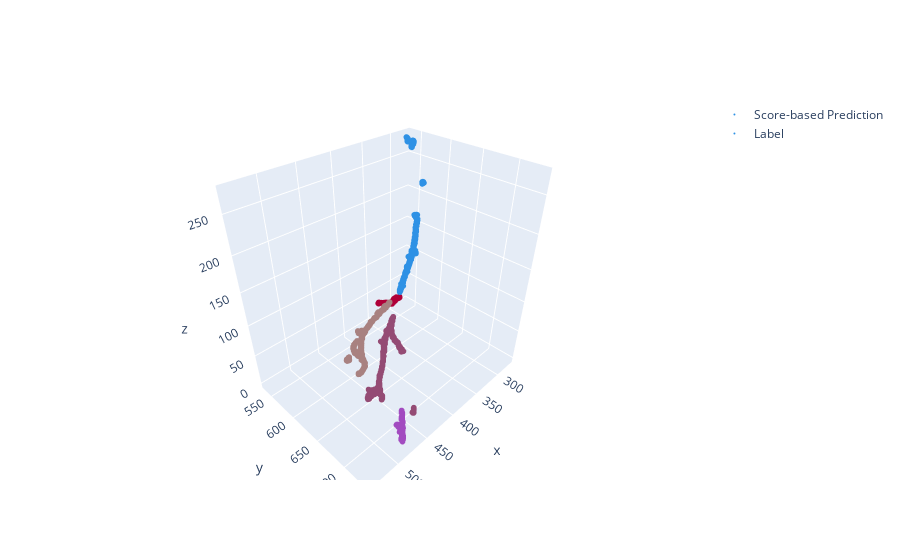

The notebook cell saved with this chart:
### Code cell
# Load the file, get the voxels of the first event
event_id = 0
with h5py.File('particle_shower_gnn_test.h5', "r") as f:
    voxels = f['voxels'][event_id].reshape(-1,6)
    
clust_ids = np.unique(voxels[:,-3], return_inverse=True)[1]

    
# Initialize a prediction graph, draw
graph = go.Scatter3d(x = voxels[:,0],
                     y = voxels[:,1],
                     z = voxels[:,2],
                     name = 'Score-based Prediction',
                     mode = 'markers', 
                     marker = dict(
                         size = 2, 
                         color = score_group_ids[clust_ids], # List of predicted voxel group ids
                         colorscale = px.colors.qualitative.Dark24)
                    )

# Duplicate the prediction graph, relabel the voxels with the true groups ids
graph_target = copy.copy(graph)
graph_target['name'] = 'Label'
graph_target['marker']['color'] = true_group_ids[clust_ids] # List of voxel group ids

iplot([graph, graph_target])

### Figure 1 — Plotly figure (JSON) as saved in the notebook; plotly's stock layout.template omitted (floating-point values rounded to 4 significant figures; data arrays with more than 128 entries replaced by an {"elided": "..."} marker saying what was removed)
{"data": [{"marker": {"color": {"elided": "1075 int values"}, "colorscale": [[0, "#2E91E5"], [0.04348, "#E15F99"], [0.08696, "#1CA71C"], [0.1304, "#FB0D0D"], [0.1739, "#DA16FF"], [0.2174, "#222A2A"], [0.2609, "#B68100"], [0.3043, "#750D86"], [0.3478, "#EB663B"], [0.3913, "#511CFB"], [0.4348, "#00A08B"], [0.4783, "#FB00D1"], [0.5217, "#FC0080"], [0.5652, "#B2828D"], [0.6087, "#6C7C32"], [0.6522, "#778AAE"], [0.6957, "#862A16"], [0.7391, "#A777F1"], [0.7826, "#620042"], [0.8261, "#1616A7"], [0.8696, "#DA60CA"], [0.913, "#6C4516"], [0.9565, "#0D2A63"], [1, "#AF0038"]], "size": 2}, "mode": "markers", "name": "Score-based Prediction", "type": "scatter3d", "x": {"elided": "1075 int values"}, "y": {"elided": "1075 int values"}, "z": {"elided": "1075 int values"}}, {"marker": {"color": {"elided": "1075 int values"}, "colorscale": [[0, "#2E91E5"], [0.04348, "#E15F99"], [0.08696, "#1CA71C"], [0.1304, "#FB0D0D"], [0.1739, "#DA16FF"], [0.2174, "#222A2A"], [0.2609, "#B68100"], [0.3043, "#750D86"], [0.3478, "#EB663B"], [0.3913, "#511CFB"], [0.4348, "#00A08B"], [0.4783, "#FB00D1"], [0.5217, "#FC0080"], [0.5652, "#B2828D"], [0.6087, "#6C7C32"], [0.6522, "#778AAE"], [0.6957, "#862A16"], [0.7391, "#A777F1"], [0.7826, "#620042"], [0.8261, "#1616A7"], [0.8696, "#DA60CA"], [0.913, "#6C4516"], [0.9565, "#0D2A63"], [1, "#AF0038"]], "size": 2}, "mode": "markers", "name": "Label", "type": "scatter3d", "x": {"elided": "1075 int values"}, "y": {"elided": "1075 int values"}, "z": {"elided": "1075 int values"}}], "layout": {}}
